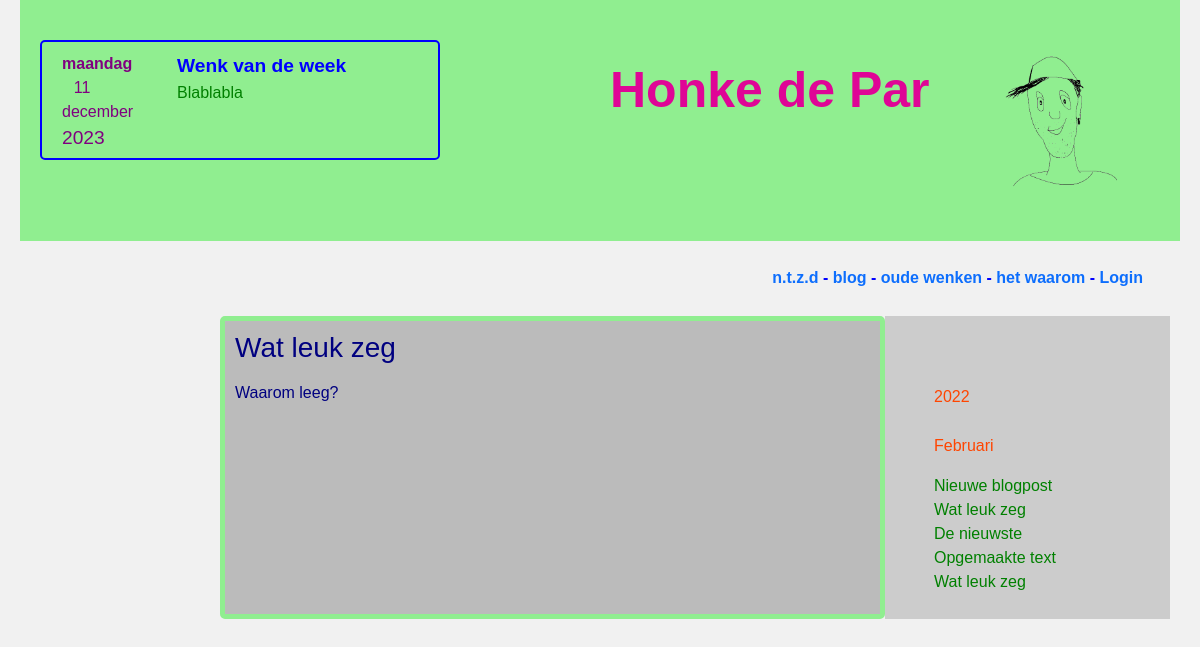
The app's page /HonkdeParOnline1.00/oldpost.php?id=9 with its own data.
### tables this page shows
CREATE TABLE `wenken` (
  `id` int(255) NOT NULL,
  `wenk` varchar(255) NOT NULL,
  `date` date NOT NULL
);

CREATE TABLE `blogposts` (
  `id` int(11) NOT NULL,
  `title` varchar(100) NOT NULL,
  `content` varchar(5000) NOT NULL,
  `day` varchar(10) NOT NULL,
  `year` year(4) NOT NULL,
  `month` varchar(50) NOT NULL
);

### HonkdeParOnline1.00/includes/utilities.php (called while the page is built, shortened)
<?php
function monthInDutch($m){
    switch($m){
        case "1":
            $month = "Januari";
        break;
        case "2":
            $month = "Februari";
        break;
        case "3":
            $month = "Maart";
        break;
        case "4":
            $month = "April";
        break;
        case "5":
            $month = "Mei";
        break;
        case "6":
            $month = "Juni";
        break;
        case "7":
            $month = "Juli";
        break;
        case "8":
            $month = "Augustus";
        break;
        case "9":
            $month = "September";
        break;
        case "10":
            $month = "Oktober";
        break;
        case "11":
            $month = "November";
        break;
        case "12":
            $month = "December";
        break;
    }
    return $month;
}
?>

### HonkdeParOnline1.00/includes/history.php (the view)
<?php
$queryY = "SELECT * FROM blogposts ORDER BY year DESC LIMIT 1";
$statement = $db->prepare($queryY);
$statement->execute(array());
$row = $statement->fetch();
$year = "";
if($row!=""){
    $year = $row["year"];
}
?>
<div class="container">
    <br>
    <div>
        <table>
            <tbody>
                <?php
                    for($y = $year; $y >= 2022; $y--){
                        echo "<p style='color: orangered; margin:0;padding-top:20px;'>$y</p>";
                        for($m = 1; $m <= 12; $m++){
                            $t = 1;
                            $month = monthInDutch($m);
                            $query2 = "SELECT * FROM blogposts WHERE month = '$month' and year = '$y' ORDER BY id DESC";
                            foreach($db->query($query2) as $row) {
                                $title = $row['title'];
                                $id = $row['id'];
                                if($t == 1 && $month==$row['month']){
                                    echo "<p style='color: orangered; padding-top:25px;'>$month</p>";
                                    $t = 0;
                                }
                                echo "<a href='oldpost.php?id=$id' style='color: green;'>$title</a><br>";
                            }
                        }
                    }
                ?>
            </tbody>
        </table>
    </div>
</div>

### HonkdeParOnline1.00/oldpost.php (shortened to what this page needs)
<?php
include_once "includes/database.php";
include_once "includes/utilities.php";
$id = $_GET['id'];
$querybp = "SELECT * FROM blogposts WHERE id = '$id'";
$statement = $db->prepare($querybp);
$statement->execute(array());
$rowbp = $statement->fetch();
$title =$rowbp["title"];
$content = $rowbp["content"];
?>
<!DOCTYPE html>
<html lang="en">
<head>
    <link href="https://cdn.jsdelivr.net/npm/bootstrap@5.1.3/dist/css/bootstrap.min.css" rel="stylesheet">
    <link rel="stylesheet" href="styles/style.css">
</head>
<body>
    <?php
        include_once 'includes/header.php';
    ?>
    <?php
        include_once 'includes/nav.php';
    ?>
    <div class="container content">
        <div class="row">
            <div class="column col-lg-2"></div>
            <div id="artikel" class="column col-lg-7" style="background-color:#bbb; color:Navy;">
                <h3><?php echo"$title" ?></h3>
                <p><?php echo"$content" ?></p>
            </div>
            <div class="column col-lg-3" style="background-color:#ccc; padding:25px;">
                <?php include_once 'includes/history.php';?>
            </div>
        </div>
    </div>
</body>
</html>

### HonkdeParOnline1.00/includes/header.php
<?php
    $query = "SELECT * FROM wenken ORDER BY id DESC LIMIT 1";
    $statement = $db->prepare($query);
    $statement->execute(array());
    $row = $statement->fetch();
    $wenk = "";
    if($row!=""){
        $wenk = $row["wenk"];
    }
?>
<header>
        <div class="container">
        <div class="row ">
            <?php
            echo "
                <div id='Lcol' class='column col-lg-6' >
                    <div id='left'>
                    <p id='date'><span id='day' style='font-weight:bold'>Maandag</span> <span id='monthday'>28</span> <span id='month'>november</span> <span id='year' style='font-size: larger;'>2021</span></p>
                    <p id='quote'>Wenk van de week</p>
                    <br>
                    <p id='wenk' style='width: 245px;'> $wenk
                    </p>
                </div>";
            ?>
            </div>
                <div id="Mcol" class="column col-lg-4" >
                    <h1 id="title">Honke de Par</h1>
                </div>
            <div id="Rcol" class="column col" >
                <img src="files/Honke.png" alt="" style="width:145px;">
            </div>
          </div>
        </div>
    </header>

### HonkdeParOnline1.00/styles/style.css (style rules this page uses)
body { font-family: Arial; padding: 0px 20px 20px 20px; background: #f1f1f1; }
header { background-color: lightgreen; padding: 30px 10px; }
* { box-sizing: border-box; }
.column { float: left; padding: 10px; }
#Mcol { padding-top: 30px; }
.row:after { content: ""; display: table; clear: both; }
#left { border: 2px solid blue; border-radius: 5px; width: 400px; height: 120px; padding: 10px; float: none; }
#date { float: left; width: 50px; color: purple; text-align: center; padding-left: 10px; margin-right: 75px; }
#quote { float: left; color: blue; font-weight: bold; font-size: larger; padding-top: 0px; padding-bottom: 0%; margin-bottom: 0px; }
#wenk { float: left; color: green; }
#title { color: rgb(223, 5, 150); font-weight: bold; font-size: 50px; }
a { text-decoration: none; }
.content { margin-top: 75px; }
#artikel { border: 5px solid lightgreen; border-radius: 5px; }

### records on screen
wenken: wenk "Blablabla"
blogposts: title "Wat leuk zeg", content "Waarom leeg?"
blogposts: month "Februari", title "Nieuwe blogpost"
blogposts: title "Wat leuk zeg"
blogposts: title "De nieuwste"
blogposts: title "Opgemaakte text"
